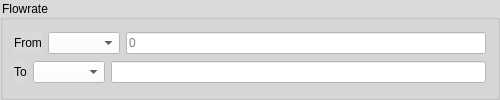
         <widget class="QGroupBox" name="groupBox_10">
          <property name="minimumSize">
           <size>
            <width>500</width>
            <height>100</height>
           </size>
          </property>
          <property name="maximumSize">
           <size>
            <width>800</width>
            <height>200</height>
           </size>
          </property>
          <property name="font">
           <font>
            <family>Segoe UI</family>
            <pointsize>9</pointsize>
            <weight>50</weight>
            <bold>false</bold>
            <kerning>true</kerning>
           </font>
          </property>
          <property name="styleSheet">
           <string notr="true">background-color: rgb(217, 217, 217);</string>
          </property>
          <property name="title">
           <string>Flowrate</string>
          </property>
          <layout class="QGridLayout" name="gridLayout_13">
           <item row="0" column="0">
            <layout class="QHBoxLayout" name="horizontalLayout_22">
             <item>
              <widget class="QLabel" name="label_22">
               <property name="font">
                <font>
                 <family>Segoe UI</family>
                 <pointsize>9</pointsize>
                 <weight>50</weight>
                 <bold>false</bold>
                 <kerning>true</kerning>
                </font>
               </property>
               <property name="text">
                <string>From</string>
               </property>
              </widget>
             </item>
             <item>
              <widget class="QComboBox" name="flowrateFromComboBox">
               <property name="font">
                <font>
                 <family>Segoe UI</family>
                 <pointsize>9</pointsize>
                 <weight>50</weight>
                 <bold>false</bold>
                 <kerning>true</kerning>
                </font>
               </property>
               <property name="styleSheet">
                <string notr="true">background-color: rgb(255, 255, 255);</string>
               </property>
              </widget>
             </item>
             <item>
              <widget class="QLineEdit" name="flowrateFromLineEdit">
               <property name="maximumSize">
                <size>
                 <width>500</width>
                 <height>16777215</height>
                </size>
               </property>
               <property name="font">
                <font>
                 <family>Segoe UI</family>
                 <pointsize>9</pointsize>
                 <weight>50</weight>
                 <bold>false</bold>
                 <kerning>true</kerning>
                </font>
               </property>
               <property name="styleSheet">
                <string notr="true">background-color: rgb(255, 255, 255);</string>
               </property>
               <property name="placeholderText">
                <string>0</string>
               </property>
              </widget>
             </item>
            </layout>
           </item>
           <item row="1" column="0">
            <layout class="QHBoxLayout" name="horizontalLayout_21">
             <item>
              <widget class="QLabel" name="label_21">
               <property name="font">
                <font>
                 <family>Segoe UI</family>
                 <pointsize>9</pointsize>
                 <weight>50</weight>
                 <bold>false</bold>
                 <kerning>true</kerning>
                </font>
               </property>
               <property name="text">
                <string>To</string>
               </property>
              </widget>
             </item>
             <item>
              <widget class="QComboBox" name="flowrateToComboBox">
               <property name="font">
                <font>
                 <family>Segoe UI</family>
                 <pointsize>9</pointsize>
                 <weight>50</weight>
                 <bold>false</bold>
                 <kerning>true</kerning>
                </font>
               </property>
               <property name="styleSheet">
                <string notr="true">background-color: rgb(255, 255, 255);</string>
               </property>
              </widget>
             </item>
             <item>
              <widget class="QLineEdit" name="flowrateToLineEdit">
               <property name="maximumSize">
                <size>
                 <width>500</width>
                 <height>16777215</height>
                </size>
               </property>
               <property name="font">
                <font>
                 <family>Segoe UI</family>
                 <pointsize>9</pointsize>
                 <weight>50</weight>
                 <bold>false</bold>
                 <kerning>true</kerning>
                </font>
               </property>
               <property name="styleSheet">
                <string notr="true">background-color: rgb(255, 255, 255);</string>
               </property>
              </widget>
             </item>
            </layout>
           </item>
          </layout>
         </widget>
